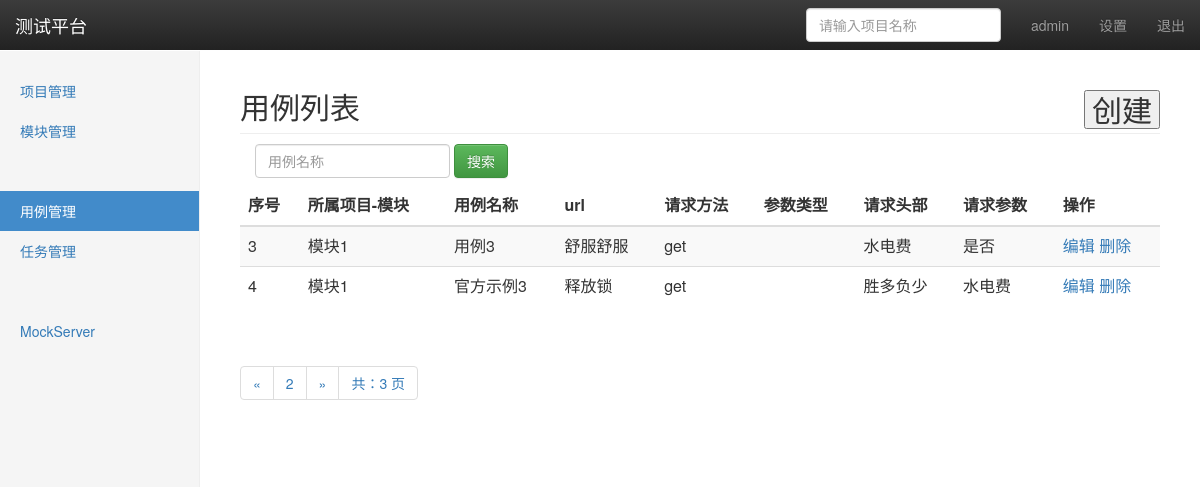
The page /cases/?page=2 (signed in) on the database its author committed.
### api_app/models.py (models this page shows, shortened)
class TestCase(models.Model):
	module = models.ForeignKey(module, on_delete=models.CASCADE)
	name = models.CharField('用例名称', max_length=100, blank=False, default='')
	url = models.TextField('url地址', default='')
	method = models.CharField('请求方法', max_length=10, default='get')
	datatpye = models.CharField('参数形式', max_length=10, default='form')
	headers = models.TextField('请求header',default='')
	params = models.TextField('请求参数',default='')
	result = models.TextField('返回结果',default='')
	create_time = models.DateTimeField('创建时间', auto_now=True)

### project_app/models.py (models this page shows)
class module(models.Model):
	project = models.ForeignKey(project,on_delete=models.CASCADE)
	name = models.CharField('模块名称',max_length=50,default='')
	description = models.TextField('模块表述',default='')
	create_time = models.DateTimeField('创建时间',auto_now=True)
	def __str__(self):
		return self.name

### api_app/views/case_views.py (the view)
# urls.py: path('', case_views.manage),
@login_required
def manage(request):
	cases = TestCase.objects.all()
	paginator = Paginator(cases,2)
	page = request.GET.get('page',"1")
	try:
		contacts = paginator.page(page)
	except PageNotAnInteger:
		contacts = paginator.page(1)
	except EmptyPage:
		contacts = paginator.page(paginator.num_pages)
	if request.method == 'GET':
		try:
			page = int(page)
		except:
			page = 1
		start = (page-1) * 2
		return render(request,'case_manage.html',{'type':'list','cases':contacts,'start':start})
	else:
		return HttpResponse('404 NOT FOUND')

### templates/case_manage.html (shortened to what this page needs)
{% extends  'base.html' %}
{% block content %}
    <nav class="navbar navbar-inverse navbar-fixed-top">
      <div class="container-fluid">
        <div class="navbar-header">
          <a class="navbar-brand" href="#">测试平台</a>
        </div>
        <div id="navbar" class="navbar-collapse collapse">
          <ul class="nav navbar-nav navbar-right">
            <li><a href="#"> {{ user }}</a></li>
            <li><a href="#">设置</a></li>
            <li><a href="/logout/">退出</a></li>
          </ul>
          <form class="navbar-form navbar-right">
            <input type="text" class="form-control" placeholder="请输入项目名称">
          </form>
        </div>
      </div>
    </nav>
    <div class="container-fluid">
      <div class="row">
        <div class="col-sm-3 col-md-2 sidebar">
          <ul class="nav nav-sidebar">
            <li ><a href="/manage/project/">项目管理</a></li>
            <li><a href="/manage/module/">模块管理</a></li>
            <li><a href="#"></a></li>
          </ul>
          <ul class="nav nav-sidebar">
            <li class="active" ><a href="#">用例管理</a></li>
            <li><a href="/cases/task/">任务管理</a></li>
          </ul>
          <ul class="nav nav-sidebar">
            <li><a href=""></a></li>
            <li><a href="">MockServer</a></li>
          </ul>
        </div>
    {% if type == 'list' %}
    <div class="col-sm-2 col-sm-offset-2 col-md-10 col-md-offset-2 main">
        <h2 class="sub-header">用例列表
          <button  type='button' style='float:right' onclick="window.location.href='/cases/add/'">创建</button>
        </h2>
          <form class="navbar-form" method="get" action="/cases/search/">
              <div class="form-group">
                  <input name="case_name" type="text" placeholder="用例名称" class="form-control">
              </div>
              <button type="submit" class="btn btn-success">搜索</button>
          </form>
          <div class="table-responsive">
            <table id='prlist'  class="table table-striped">
              <thead>
                <tr>
                  <th>序号</th>
                  <th>所属项目-模块</th>
                  <th>用例名称</th>
                  <th>url</th>
                  <th>请求方法</th>
                  <th>参数类型</th>
                  <th>请求头部</th>
                  <th>请求参数</th>
                  <th>操作</th>
                </tr>
              </thead>
              <tbody>
                {% for case in cases %}
                <tr>
                  <td>{{ forloop.counter|add:start }}</td>
                  <td>{{ case.module }}</td>
                  <td>{{ case.name }}</td>
                  <td>{{ case.url }}</td>
                  <td>{{ case.method }}</td>
                  <td>{{ case.datatype}}</td>
                  <td>{{ case.headers}}</td>
                  <td>{{ case.params}}</td>
                  <td>
                    <a href="/cases/edit/{{ case.id }}/">编辑</a>
                    <a href="/cases/delete/{{ case.id }}/">删除</a>
                  </td>
                </tr>
                {% endfor %}
              </tbody>
            </table>
          </div>
      <div class="pagination">
      <span class="step-links">
          <ul class="pagination">
              {% if cases.has_previous %}
                  <li><a href="?case_name={{ case_name }}&page={{ cases.previous_page_number }}">&laquo;</a></li>
              {% endif %}
              <li><a href="#">{{ cases.number }}</a></li>
              {% if cases.has_next %}
                  {% if case_name %}
                      <li><a href="?case_name={{ case_name }}&page={{ cases.next_page_number }}">&raquo;</a></li>
                  {% else %}
                      <li><a href="?page={{ cases.next_page_number }}">&raquo;</a></li>
                  {% endif %}
              {% endif %}
              <li><a href="#">共：{{ cases.paginator.num_pages }} 页</a></li>
          </ul>
      </span>
  </div>
  </div>
  </div>
</div>
    {% endif %}
{% endblock %}

### static/css/dashboard.css (style rules this page uses)
body { padding-top: 50px; }
.sub-header { padding-bottom: 10px; border-bottom: 1px solid #eee; }
.navbar-fixed-top { border: 0; }
.sidebar { display: none; }
@media (min-width: 768px) { .sidebar { position: fixed; top: 51px; bottom: 0; left: 0; z-index: 1000; display: block; padding: 20px; overflow-x: hidden; overflow-y: auto; background-color: #f5f5f5; border-right: 1px solid #eee; } }
.nav-sidebar { margin-right: -21px; margin-bottom: 20px; margin-left: -20px; }
.nav-sidebar > li > a { padding-right: 20px; padding-left: 20px; }
.nav-sidebar > .active > a, .nav-sidebar > .active > a:hover, .nav-sidebar > .active > a:focus { color: #fff; background-color: #428bca; }
.main { padding: 20px; }
@media (min-width: 768px) { .main { padding-right: 40px; padding-left: 40px; } }

### rows shown on the page
TestCase: module "模块1", name "用例3", url "舒服舒服", method "get", headers "水电费", params "是否"
TestCase: module "模块1", name "官方示例3", url "释放锁", method "get", headers "胜多负少", params "水电费"

### other values the page prints
{{ user }} "admin"
{{ cases.number }} "2"
{{ cases.paginator.num_pages }} "3"
